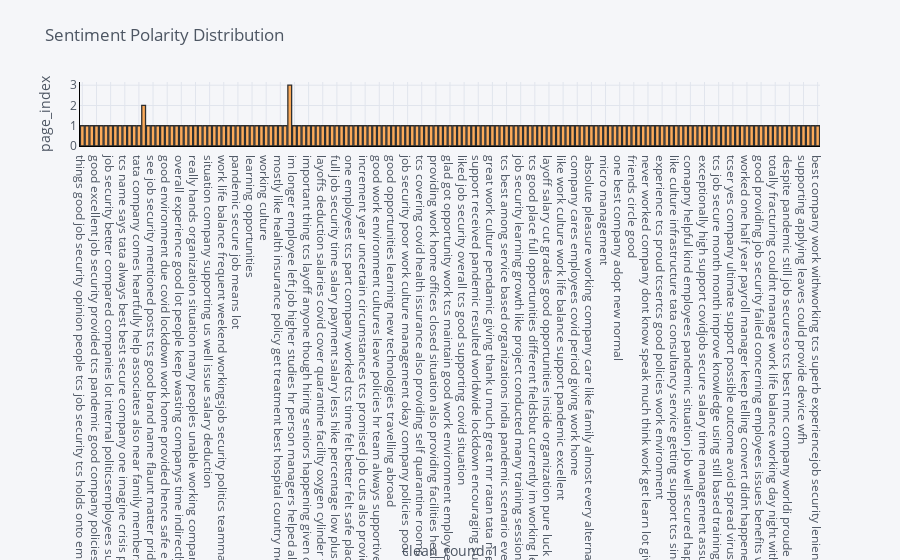

Source (notebook cell):
### Code cell
data1['clean_round_1'].iplot(
    kind='hist',
    bins=50,
    xTitle='clean_round_1',
    linecolor='black',
    yTitle='page_index',
    title='Sentiment Polarity Distribution')

### Figure 1 — Plotly figure (JSON) as saved in the notebook; plotly's stock layout.template omitted (floating-point values rounded to 4 significant figures; data arrays with more than 128 entries replaced by an {"elided": "..."} marker saying what was removed)
{"data": [{"histfunc": "count", "histnorm": "", "marker": {"color": "rgba(255, 153, 51, 1.0)", "line": {"color": "#000000", "width": 1.3}}, "name": "clean_round_1", "nbinsx": 50, "opacity": 0.8, "orientation": "v", "type": "histogram", "x": {"elided": "160 str values"}}], "layout": {"barmode": "overlay", "legend": {"bgcolor": "#F5F6F9", "font": {"color": "#4D5663"}}, "paper_bgcolor": "#F5F6F9", "plot_bgcolor": "#F5F6F9", "title": {"font": {"color": "#4D5663"}, "text": "Sentiment Polarity Distribution"}, "xaxis": {"gridcolor": "#E1E5ED", "linecolor": "black", "showgrid": true, "tickfont": {"color": "#4D5663"}, "title": {"font": {"color": "#4D5663"}, "text": "clean_round_1"}, "zerolinecolor": "#E1E5ED"}, "yaxis": {"gridcolor": "#E1E5ED", "linecolor": "black", "showgrid": true, "tickfont": {"color": "#4D5663"}, "title": {"font": {"color": "#4D5663"}, "text": "page_index"}, "zerolinecolor": "#E1E5ED"}}}
